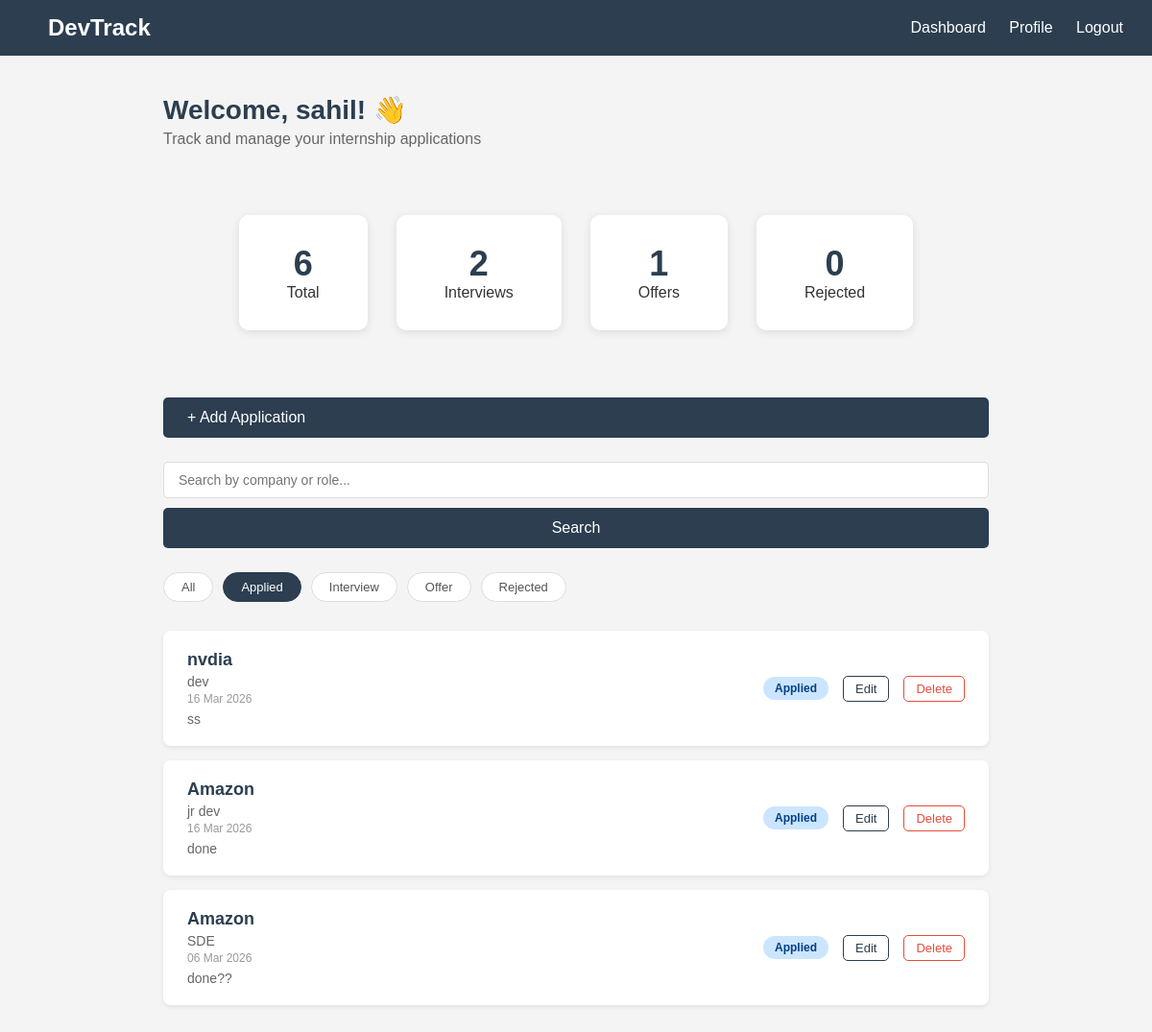
Screenshot of /dashboard?status=Applied&search= (signed in) with the database file from the repository.
### app/models.py (models this page shows, shortened)
class User(db.Model, UserMixin):
    id = db.Column(db.Integer, primary_key=True)
    username = db.Column(db.String(80), unique=True, nullable=False)
    email = db.Column(db.String(120), unique=True, nullable=False)
    password = db.Column(db.String(200), nullable=False)
    api_token = db.Column(db.String(64), nullable=True)
    cgpa = db.Column(db.Float, nullable=True)
    backlogs = db.Column(db.Integer, default=0)
    college = db.Column(db.String(100), nullable=True)
    graduation_year = db.Column(db.Integer, nullable=True)
    branch = db.Column(db.String(50), nullable=True)
    internship_count = db.Column(db.Integer, default=0)
    project_count = db.Column(db.Integer, default=0)
    skills = db.Column(db.Text, nullable=True)
    applications = db.relationship('Application', backref='applicant', lazy=True)

class Application(db.Model):
    id = db.Column(db.Integer, primary_key=True)
    company = db.Column(db.String(100), nullable=False)
    role = db.Column(db.String(100), nullable=False)
    status = db.Column(db.String(20), nullable=False, default='Applied')
    date_applied = db.Column(db.DateTime, nullable=False, default=datetime.utcnow)
    notes = db.Column(db.Text, nullable=True)
    location = db.Column(db.String(100), nullable=True)
    job_type = db.Column(db.String(20), nullable=True, default='Internship')
    salary = db.Column(db.Integer, nullable=True)
    source = db.Column(db.String(50), nullable=True)
    interview_date = db.Column(db.DateTime, nullable=True)
    response_days = db.Column(db.Integer, nullable=True)
    user_id = db.Column(db.Integer, db.ForeignKey('user.id'), nullable=False)

### app/main/routes.py (the view)
@main.route('/dashboard')
@login_required
def dashboard():
    page = request.args.get('page', 1, type=int)
    search = request.args.get('search', '', type=str)
    status_filter = request.args.get('status', 'All')
    per_page = 5
    query = Application.query.filter_by(user_id=current_user.id)
    if search:
        query = query.filter(
            Application.company.ilike(f'%{search}%') |
            Application.role.ilike(f'%{search}%')
        )
    if status_filter != 'All':
        query = query.filter_by(status=status_filter)
    pagination = query.order_by(
        Application.date_applied.desc()
    ).paginate(page=page, per_page=per_page, error_out=False)
    applications = pagination.items
    all_applications = Application.query.filter_by(user_id=current_user.id).all()
    stats = {
        'total': len(all_applications),
        'interviews': len([a for a in all_applications if a.status == 'Interview']),
        'offers': len([a for a in all_applications if a.status == 'Offer']),
        'rejected': len([a for a in all_applications if a.status == 'Rejected'])
    }
    return render_template('main/dashboard.html',
        title='Dashboard',
        applications=applications,
        stats=stats,
        status_filter=status_filter,
        pagination=pagination,
        search=search
    )

### app/__init__.py (called while the page is built)
@login_manager.user_loader
def load_user(user_id):
    from app.models import User
    return User.query.get(int(user_id))

### app/templates/main/dashboard.html (shortened to what this page needs)
{% extends "base.html" %}
{% block content %}
<div class="dashboard">
    <div class="dashboard-header">
        <h2>Welcome, {{ current_user.username }}! 👋</h2>
        <p>Track and manage your internship applications</p>
    </div>
    <div class="stats">
        <div class="stat-box">
            <h3>{{ stats.total }}</h3>
            <p>Total</p>
        </div>
        <div class="stat-box">
            <h3>{{ stats.interviews }}</h3>
            <p>Interviews</p>
        </div>
        <div class="stat-box">
            <h3>{{ stats.offers }}</h3>
            <p>Offers</p>
        </div>
        <div class="stat-box">
            <h3>{{ stats.rejected }}</h3>
            <p>Rejected</p>
        </div>
    </div>
    <div class="dashboard-actions">
        <a href="{{ url_for('main.new_application') }}" class="btn">+ Add Application</a>
    </div>
    <form method="GET" action="{{ url_for('main.dashboard') }}" class="search-form">
        <input
            type="text"
            name="search"
            value="{{ search }}"
            placeholder="Search by company or role..."
            class="search-input"
        >
        <button type="submit" class="btn">Search</button>
    </form>
    <div class="filters">
        <a href="{{ url_for('main.dashboard', search=search) }}"
           class="filter-btn {% if status_filter == 'All' %}active{% endif %}">All</a>
        <a href="{{ url_for('main.dashboard', status='Applied', search=search) }}"
           class="filter-btn {% if status_filter == 'Applied' %}active{% endif %}">Applied</a>
        <a href="{{ url_for('main.dashboard', status='Interview', search=search) }}"
           class="filter-btn {% if status_filter == 'Interview' %}active{% endif %}">Interview</a>
        <a href="{{ url_for('main.dashboard', status='Offer', search=search) }}"
           class="filter-btn {% if status_filter == 'Offer' %}active{% endif %}">Offer</a>
        <a href="{{ url_for('main.dashboard', status='Rejected', search=search) }}"
           class="filter-btn {% if status_filter == 'Rejected' %}active{% endif %}">Rejected</a>
    </div>
    <div class="applications-list">
        {% if applications %}
            {% for app in applications %}
            <div class="application-card">
                <div class="app-info">
                    <h3>{{ app.company }}</h3>
                    <p>{{ app.role }}</p>
                    <small>{{ app.date_applied.strftime('%d %b %Y') }}</small>
                    {% if app.notes %}
                        <p class="app-notes">{{ app.notes }}</p>
                    {% endif %}
                </div>
                <div class="app-right">
                    <span class="badge {{ app.status.lower() }}">{{ app.status }}</span>
                    <a href="{{ url_for('main.edit_application', application_id=app.id) }}" class="btn-edit">Edit</a>
                    <form method="POST" action="{{ url_for('main.delete_application', application_id=app.id) }}">
                        <button type="submit" class="btn-delete" onclick="return confirm('Delete this application?')">Delete</button>
                    </form>
                </div>
            </div>
            {% endfor %}
        {% endif %}
    </div>
</div>
{% endblock %}

### app/static/style.css (style rules this page uses)
* { margin: 0; padding: 0; box-sizing: border-box; font-family: Arial, sans-serif; }
body { background-color: #f4f4f4; color: #333; }
.stats { display: flex; justify-content: center; gap: 30px; padding: 40px; }
.stat-box { background: white; padding: 30px 50px; border-radius: 10px; text-align: center; box-shadow: 0 2px 10px rgba(0,0,0,0.1); }
.stat-box h3 { font-size: 36px; color: #2c3e50; }
.btn { width: 100%; padding: 12px; background-color: #2c3e50; color: white; border: none; border-radius: 5px; font-size: 16px; cursor: pointer; }
.dashboard { max-width: 900px; margin: 40px auto; padding: 0 20px; }
.dashboard-header { margin-bottom: 30px; }
.dashboard-header h2 { font-size: 28px; color: #2c3e50; }
.dashboard-header p { color: #666; margin-top: 5px; }
.dashboard-actions { margin-top: 30px; }
.btn { display: inline-block; padding: 12px 25px; background-color: #2c3e50; color: white; border: none; border-radius: 5px; font-size: 16px; cursor: pointer; text-decoration: none; }
.applications-list { margin-top: 30px; }
.application-card { background: white; padding: 20px 25px; border-radius: 8px; margin-bottom: 15px; display: flex; justify-content: space-between; align-items: center; box-shadow: 0 2px 5px rgba(0,0,0,0.08); }
.app-info h3 { font-size: 18px; color: #2c3e50; margin-bottom: 4px; }
.app-info p { color: #666; font-size: 14px; }
.app-info small { color: #999; font-size: 12px; }
.app-right { display: flex; align-items: center; gap: 15px; }
.badge { padding: 5px 12px; border-radius: 20px; font-size: 12px; font-weight: bold; }
.badge.applied { background: #cce5ff; color: #004085; }
.btn-delete { background: none; border: 1px solid #e74c3c; color: #e74c3c; padding: 5px 12px; border-radius: 5px; cursor: pointer; font-size: 13px; }
.filters { display: flex; gap: 10px; margin: 25px 0 15px 0; flex-wrap: wrap; }
.filter-btn { padding: 7px 18px; border-radius: 20px; text-decoration: none; font-size: 13px; background: white; color: #555; border: 1px solid #ddd; transition: all 0.2s; }
.filter-btn.active { background: #2c3e50; color: white; border-color: #2c3e50; }
.btn-edit { padding: 5px 12px; border-radius: 5px; text-decoration: none; font-size: 13px; border: 1px solid #2c3e50; color: #2c3e50; }
.app-notes { font-size: 12px; color: #888; margin-top: 5px; max-width: 400px; }
.search-form { display: flex; gap: 10px; margin: 25px 0 15px 0; align-items: center; flex-wrap: wrap; }
.search-input { flex: 1; padding: 10px 15px; border: 1px solid #ddd; border-radius: 5px; font-size: 14px; min-width: 200px; }

### rows the page displays
User: username "sahil"
Application: company "nvdia", role "dev", date_applied "16 Mar 2026", notes "ss", status "Applied"
Application: company "Amazon", role "jr dev", date_applied "16 Mar 2026", notes "done", status "Applied"
Application: company "Amazon", role "SDE", date_applied "06 Mar 2026", notes "done??", status "Applied"

### other values shown
{{ stats.total }} "6"
{{ stats.interviews }} "2"
{{ stats.offers }} "1"
{{ stats.rejected }} "0"
